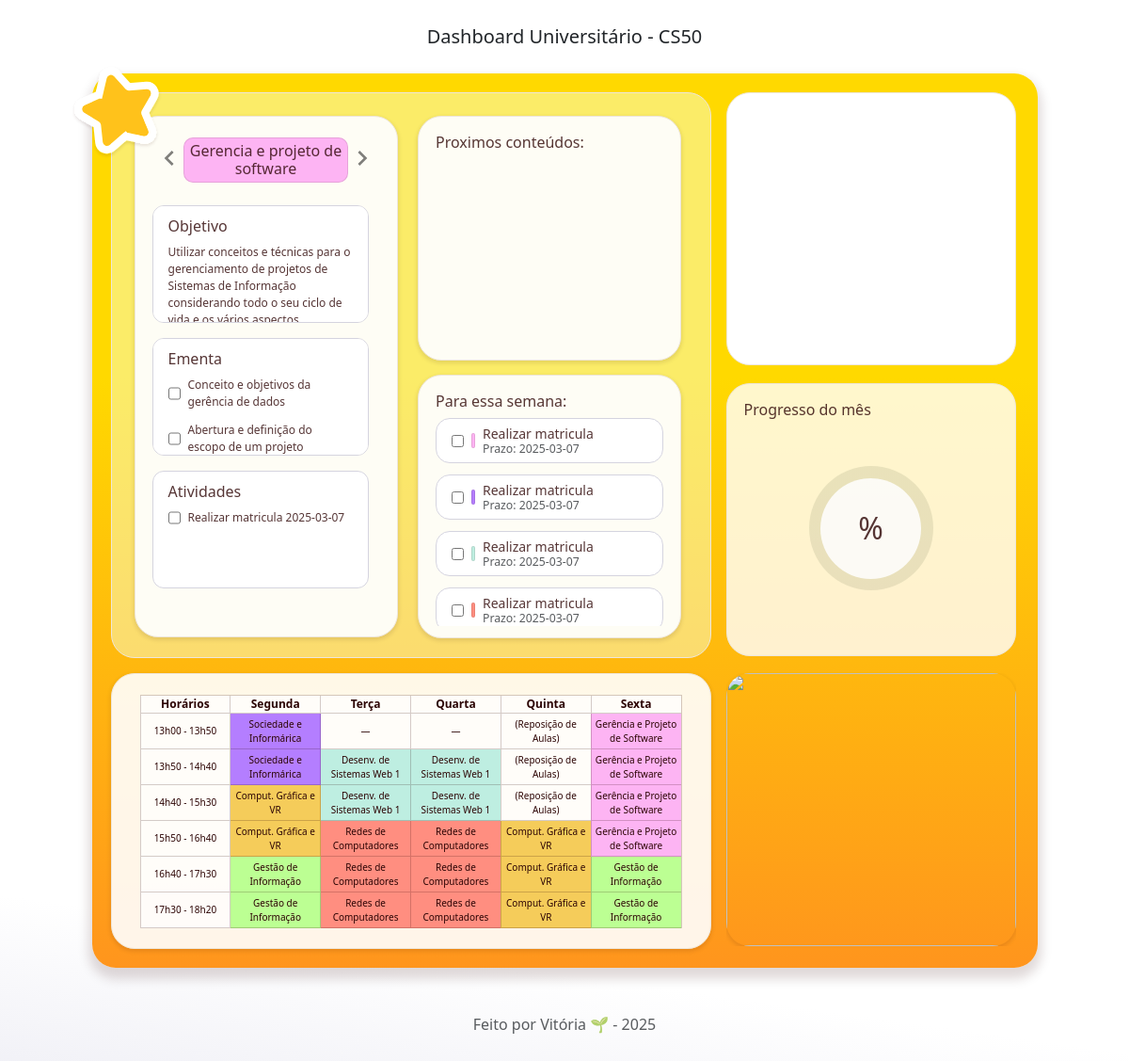
The app's page /, older data.
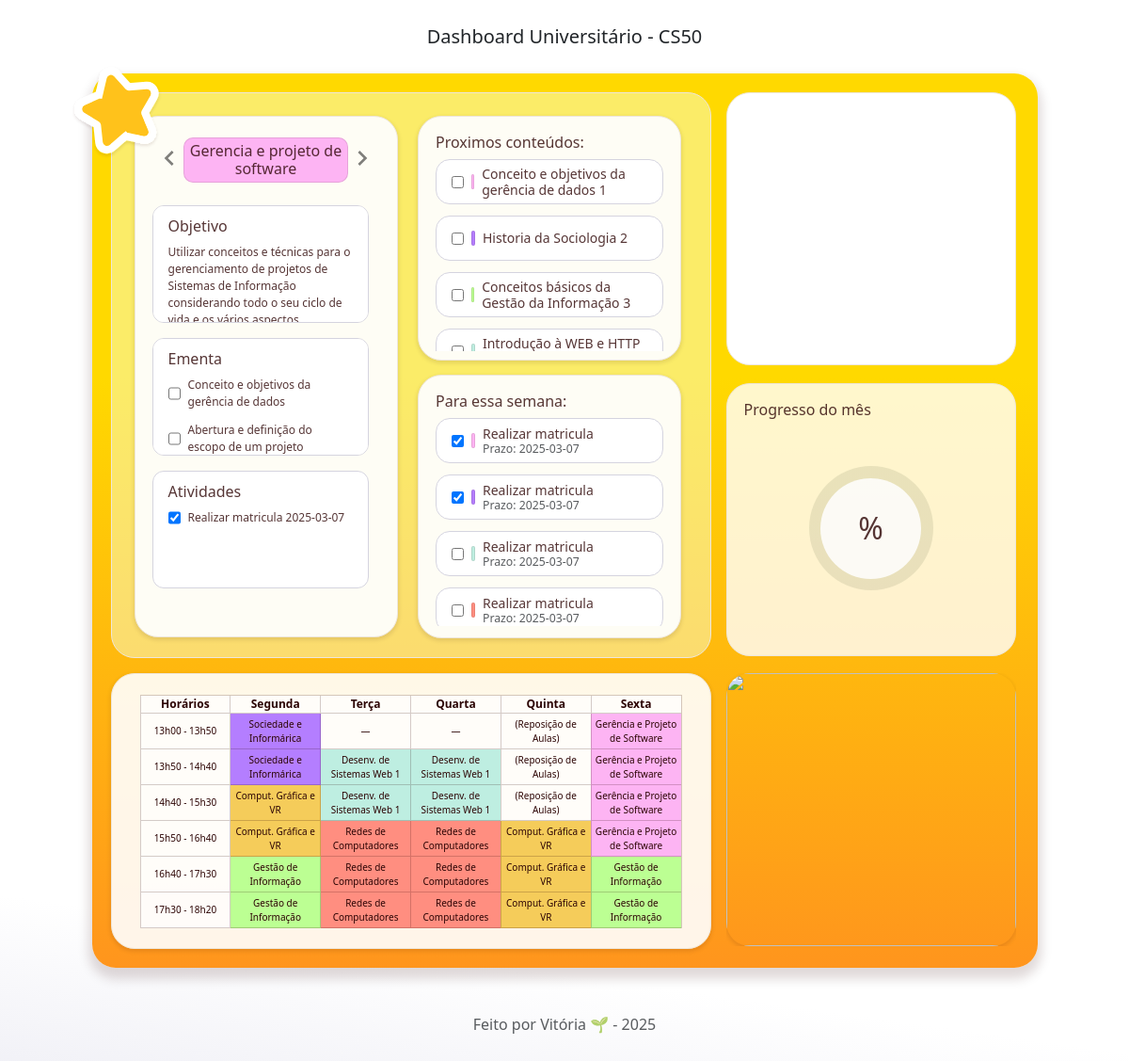
The same page, newer data.
### tables this page shows
CREATE TABLE disciplina (
    id_disciplina INTEGER PRIMARY KEY AUTOINCREMENT,
    nome TEXT,
    objetivo TEXT
);

CREATE TABLE todo (
id INTEGER PRIMARY KEY AUTOINCREMENT,
nome TEXT NOT NULL,
categoria TEXT CHECK ( categoria IN ('CON', 'ATV') ) NOT NULL,
prazo TEXT,
id_disciplina INTEGER, concluido text NOT NULL CHECK (concluido IN ('false', 'true')) DEFAULT 'false',
FOREIGN KEY (id_disciplina) REFERENCES disciplina(id)
);

### app.py (the view)
@app.route("/")
def dashboard():
    prox_conteudos = database.proximos_conteudos()
    prox_atividades = database.proximas_atividades()
    disciplinas = database.mostra_disciplinas()
    for i in range(len(disciplinas)):
        disciplinas[i]["ementa"] = database.mostra_conteudos(disciplinas[i]["id"])
        disciplinas[i]["atividades"] = database.mostra_atividades(disciplinas[i]["id"])
    return render_template("index.html", disciplinas= disciplinas, prox_conteudos=prox_conteudos, prox_atividades=prox_atividades)

### database.py (called while the page is built)
def dict_factory(cursor, row):
    fields = [column[0] for column in cursor.description]
    return {key: value for key, value in zip(fields, row)}

def mostra_disciplinas():
    connect = sqlite3.connect("dashboard.db")
    connect.row_factory = dict_factory
    cursor = connect.cursor()
    cursor.execute("SELECT id_disciplina AS id, nome, objetivo FROM disciplina")
    disciplinas = cursor.fetchall()
    connect.close()
    return disciplinas

def mostra_conteudos(id_disciplina):
    connect = sqlite3.connect("dashboard.db")
    connect.row_factory = dict_factory
    cursor = connect.cursor()
    cursor.execute(
        '''
        SELECT id, nome, concluido FROM todo
        WHERE categoria = 'CON' AND id_disciplina = ?
        ''', (id_disciplina,))
    conteudos = cursor.fetchall()
    connect.close()
    return conteudos

### templates/index.html (shortened to what the changed rows need)
<!DOCTYPE html>
<html lang="pt-br">
  <head>
    <link
      href="https://cdn.jsdelivr.net/npm/bootstrap@5.3.3/dist/css/bootstrap.min.css"
      rel="stylesheet"
    />
    <link rel="stylesheet" href="/static/style.css" />
  </head>
  <body>
    <div class="wrapper d-flex gap-3">
      <div class="d-grid gap-3">
        <div class="main-area">
          <div id="carrossel-disciplina" class="carousel">
            <div class="carousel-inner">
              {% for disciplina in disciplinas %}
              <div class="carousel-item">
                <h6 class="titulo-disciplina disciplina{{disciplina.id}}">
                  {{disciplina.nome}}
                </h6>
                <div class="conteudos">
                  <div>
                    <h6>Objetivo</h6>
                    <p>{{disciplina.objetivo}}</p>
                  </div>
                  <div>
                    <h6>Ementa</h6>
                    <ul>
                      {% for conteudo in disciplina.ementa %}
                      <li>
                        <input
                          id="{{conteudo.id}}"
                          type="checkbox"
                          value="{{conteudo.concluido}}"
                          onchange="atualizaTodo(this)"
                        />
                        <p>{{conteudo.nome}}</p>
                      </li>
                      {% endfor %}
                    </ul>
                  </div>
                  <div>
                    <h6>Atividades</h6>
                    <ul>
                      {% for atividade in disciplina.atividades %}
                      <li>
                        <input
                          id="{{atividade.id}}"
                          type="checkbox"
                          value="{{atividade.concluido}}"
                          onchange="atualizaTodo(this)"
                        />
                        <p>{{atividade.nome}} {{atividade.prazo}}</p>
                      </li>
                      {% endfor %}
                    </ul>
                  </div>
                </div>
              </div>
              {% endfor %}
            </div>
          </div>
          <div id="proximos-conteudos">
            <ul>
              {% for conteudo in prox_conteudos %}
              <li>
                <input
                  id="{{conteudo.id}}"
                  type="checkbox"
                  value="{{conteudo.concluido}}"
                  onchange="atualizaTodo(this)"
                />
                <div
                  class="linha-vertical disciplina{{conteudo.disciplina}}"
                ></div>
                <p class="lh-sm">{{conteudo.nome}} {{conteudo.disciplina}}</p>
              </li>
              {% endfor %}
            </ul>
          </div>
          <div id="proximas-atividades">
            <ul>
              {% for atividade in prox_atividades %}
              <li>
                <input
                  id="{{atividade.id}}"
                  type="checkbox"
                  value="{{atividade.concluido}}"
                  onchange="atualizaTodo(this)"
                />
                <div
                  class="linha-vertical disciplina{{atividade.disciplina}}"
                ></div>
                <div class="lh-sm">
                  <p>{{atividade.nome}}</p>
                  <p class="text-muted small">Prazo: {{atividade.prazo}}</p>
                </div>
              </li>
              {% endfor %}
            </ul>
          </div>
        </div>
        <div class="horario">
          <table id="horario" class="table table-bordered">
            <thead>
              <tr>
                <th scope="col">Horários</th>
                <th scope="col">Segunda</th>
                <th scope="col">Terça</th>
                <th scope="col">Quarta</th>
                <th scope="col">Quinta</th>
                <th scope="col">Sexta</th>
              </tr>
            </thead>
          </table>
        </div>
      </div>
    </div>
  </body>
</html>

Row changes from the older to the newer data that the page shows:
now on one of the page's lists (row edited): todo: nome "Conceito e objetivos da gerência de dados", disciplina "1"
changed todo (number 3 of 9 on the later page): id "☐" → "☑"
now on this page (row edited): todo: nome "Historia da Sociologia", disciplina "2", shown under "Proximos conteúdos:"
now on this page (row edited): todo: nome "Conceitos básicos da Gestão da Informação", disciplina "3", shown under "Proximos conteúdos:"
now on this page (row edited): todo: nome "Introdução à WEB e HTTP", shown under "Proximos conteúdos:"
changed todo (number 7 of 9 on the later page): id "☐" → "☑"
